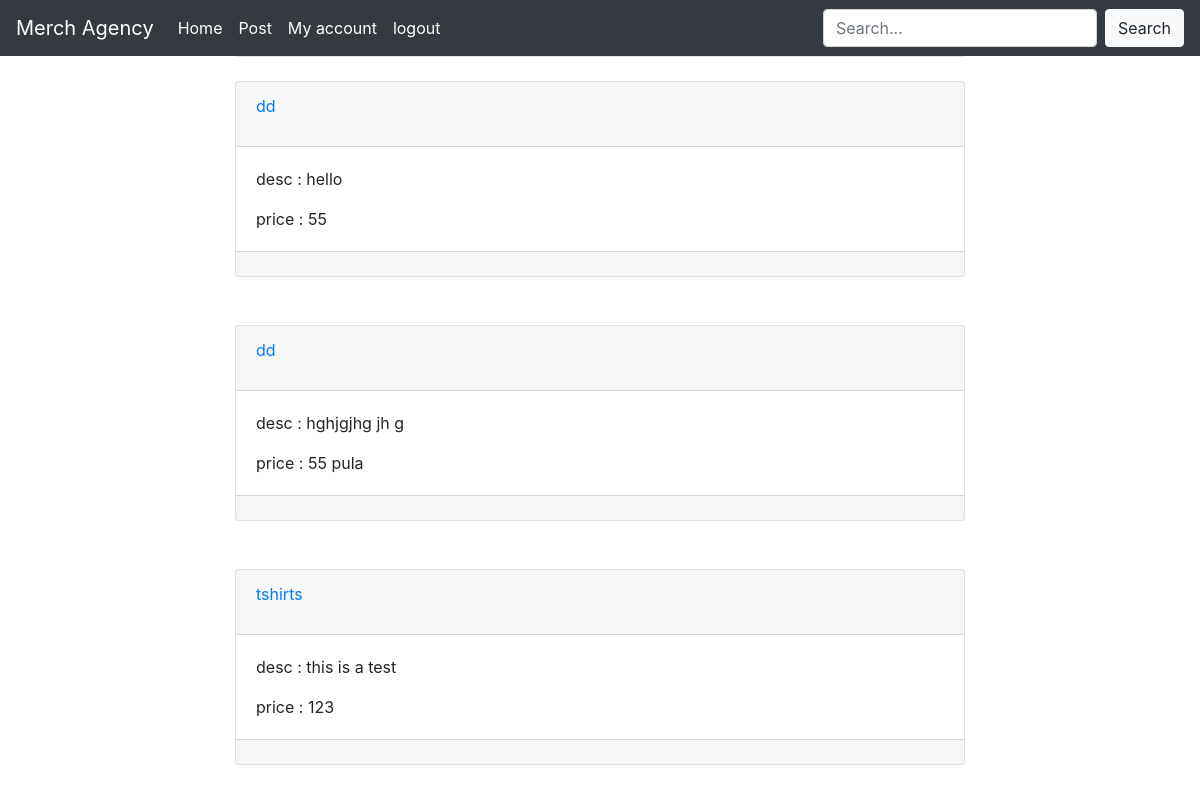
/feed/ (signed in), run on the app's committed database.
### core/models.py (models this page shows, shortened)
class Post(models.Model):
    postby = models.ForeignKey(Service,
                               on_delete=models.CASCADE,
                               related_name="servicepost"
                               )
    postText = models.TextField(null=False, blank=False,verbose_name="post text")
    postImage = models.ImageField(upload_to="element/", null=True)
    postCreated = models.DateTimeField(auto_now=True)
    price = models.CharField(max_length=15, null=True, verbose_name="price of item",blank=True)

class Service(models.Model):
    user = models.OneToOneField(User,
                                on_delete=models.CASCADE,
                                related_name="seller")
    Service_name = models.CharField(
        verbose_name="product/service name",
        null=False,
        max_length=50,
    )
    createDate = models.DateTimeField(
        verbose_name="date and time created",
        null=False,
        auto_created=True,
        default=timezone.now
    )
    description = models.TextField(
        verbose_name="service/product description",
        null=True,
        blank=True
    )
    avi = models.ImageField(null=True, blank=True, upload_to='avatar/')
    def __str__(self):
        return self.Service_name

### core/views.py (the view)
# urls.py: path('feed/', views.userfeed, name="list_view"),
@login_required(login_url="/")
def userfeed(request):
    usersIfollow = set()
    for user in request.user.follower.all():
        usersIfollow.add(user.following_user_id)
    follow_new_users = Service.objects.all()[:5]
    posts = Post.objects.all().filter(postby__in=usersIfollow)[0:25]
    return render(request, 'homepage.html', {'posts': posts, 'some_users': follow_new_users})

### core/templates/homepage.html (shortened to what this page needs)
{% extends 'templates/base.html' %}
{% load ratings %}
{% block body %}
            {% for p in posts %}
                <div class="card">
                    <div class="card-header">
                        <a href="{% url 'accounts:profile' p.postby.id%}">{{ p.postby }}</a></p>
                    </div>
                    <div class="card-body">
                    <p class="card-text">desc : {{ p.postText }}</p>
                    <p class="card-text">price : {{ p.price }}</p>
                    </div>
                    <div class="card-footer">
                    </div>
                </div>
                <br>
                <br>
            {% endfor %}
{% endblock %}

### data on the page
Post: postby "dd", postText "hello", price "55"
Post: postby "dd", postText "hghjgjhg jh g", price "55 pula"
Post: postby "tshirts", postText "this is a test", price "123"
